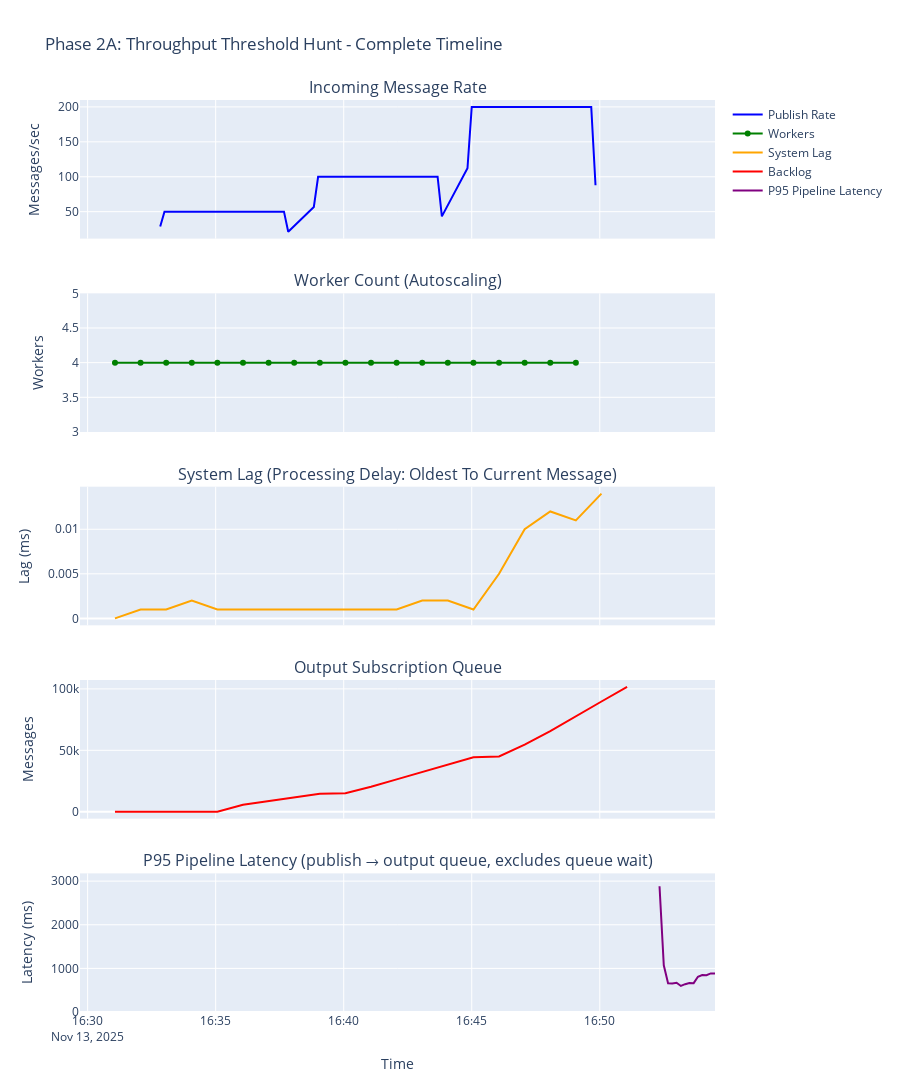

Write notebook code for a chart like this one.
### Markdown cell above
### 📊 How to Read the VisualizationThe timeline visualization below shows 5 panels that track different aspects of pipeline performance. Here's what each panel tells you:#### **Panel 1: Incoming Message Rate**- **What it shows:** Messages published per second to the input Pub/Sub topic- **What to look for:**  - Flat line = steady rate (good for controlled testing)  - Spikes = burst traffic  - Gradual increase = ramp test pattern- **Interpretation:** This is your **input load** - what you're sending to the pipeline#### **Panel 2: Worker Count (Autoscaling)**- **What it shows:** Number of active Dataflow workers over time- **What to look for:**  - Flat line = no autoscaling needed  - Step up = autoscaling triggered (workers being added)  - Step down = scale-down (workers being removed after low load period)- **Interpretation:** Shows when pipeline capacity changes. Worker provisioning takes **2-4 minutes**, so you'll see a delay between load increase and worker scale-up.#### **Panel 3: System Lag (Processing Delay: Oldest To Current Message)**- **What it shows:** How far behind real-time the pipeline is processing (in milliseconds)- **What to look for:**  - Near-zero lag = pipeline keeping up with real-time  - Increasing lag = pipeline falling behind  - High lag (>60s) = serious capacity issues- **Interpretation:** This is your **real-time health indicator**. Rising lag means you need more workers or better machine type.#### **Panel 4: Output Subscription Queue**- **What it shows:** Number of messages waiting in the output Pub/Sub subscription- **What to look for:**  - Zero or low = messages being consumed quickly  - Linearly increasing = messages accumulating (expected during testing)  - Very high (>10,000) = potential capacity issues- **Interpretation:** This backlog includes **both** pipeline processing queue AND messages waiting for the test framework to pull them. During tests, this will grow because we're not consuming as fast as we're producing.#### **Panel 5: P95 Pipeline Latency (publish → output queue, excludes queue wait)**- **What it shows:** 95th percentile latency from message publish to arriving in output queue- **What to look for:**  - Steady line = consistent performance  - Gradual increase = latency degrading under load  - Spikes at test end = shutdown artifacts (normal)- **Interpretation:** This is your **actual pipeline performance metric** - the one you care about most. It excludes the time messages sit in the queue waiting for the test to pull them.- **Y-axis note:** The axis is auto-scaled to focus on steady-state latency using the 99th percentile. Very high spikes (like test shutdown) may be clipped but won't distort the main trend.---**💡 Key Insights to Extract:**1. **When does autoscaling trigger?** → Look for worker count step-up in Panel 22. **What's the latency at different loads?** → Compare Panel 5 across different message rates in Panel 13. **Is the pipeline keeping up?** → Panel 3 system lag should stay near zero4. **Where's the bottleneck?** → If latency is high but system lag is low, it's windowing. If system lag is high, it's processing capacity.

### Code cell
# Visualize complete Phase 2A timelineprint("Creating comprehensive Phase 2A visualization...")print(f"This shows all {len(SUSTAINED_TESTS)} sustained load tests in sequence\n")# Combine all test results and latenciescombined_result = {    'test_id': 'phase2a-combined',    'test_name': 'Phase 2A - All Sustained Tests',    'start_time': phase2a_start,    'end_time': phase2a_end,    'message_data': pd.concat([r['message_data'] for r in phase2a_results], ignore_index=True)}combined_latency = pd.concat(phase2a_latencies, ignore_index=True)fig = plot_combined_timeline(    test_results=combined_result,    combined_metrics=phase2a_metrics,    latency_df=combined_latency,    test_name="Phase 2A: Throughput Threshold Hunt - Complete Timeline")fig.show()print("\n💡 This visualization shows:")print(f"   - Message rate progression: {SUSTAINED_TESTS[0]['target_rate']} → {SUSTAINED_TESTS[-1]['target_rate']} msg/sec")print(f"   - Worker scaling behavior over {len(SUSTAINED_TESTS)} tests")print(f"   - System lag and backlog buildup")print(f"   - P95 latency trends as load increases")

### Figure 1 — Plotly figure (JSON) as saved in the notebook; plotly's stock layout.template omitted (floating-point values rounded to 4 significant figures)
{"data": [{"line": {"color": "blue", "width": 2}, "mode": "lines", "name": "Publish Rate", "type": "scatter", "x": ["2025-11-13T16:32:50", "2025-11-13T16:33:00", "2025-11-13T16:33:10", "2025-11-13T16:33:20", "2025-11-13T16:33:30", "2025-11-13T16:33:40", "2025-11-13T16:33:50", "2025-11-13T16:34:00", "2025-11-13T16:34:10", "2025-11-13T16:34:20", "2025-11-13T16:34:30", "2025-11-13T16:34:40", "2025-11-13T16:34:50", "2025-11-13T16:35:00", "2025-11-13T16:35:10", "2025-11-13T16:35:20", "2025-11-13T16:35:30", "2025-11-13T16:35:40", "2025-11-13T16:35:50", "2025-11-13T16:36:00", "2025-11-13T16:36:10", "2025-11-13T16:36:20", "2025-11-13T16:36:30", "2025-11-13T16:36:40", "2025-11-13T16:36:50", "2025-11-13T16:37:00", "2025-11-13T16:37:10", "2025-11-13T16:37:20", "2025-11-13T16:37:30", "2025-11-13T16:37:40", "2025-11-13T16:37:50", "2025-11-13T16:38:50", "2025-11-13T16:39:00", "2025-11-13T16:39:10", "2025-11-13T16:39:20", "2025-11-13T16:39:30", "2025-11-13T16:39:40", "2025-11-13T16:39:50", "2025-11-13T16:40:00", "2025-11-13T16:40:10", "2025-11-13T16:40:20", "2025-11-13T16:40:30", "2025-11-13T16:40:40", "2025-11-13T16:40:50", "2025-11-13T16:41:00", "2025-11-13T16:41:10", "2025-11-13T16:41:20", "2025-11-13T16:41:30", "2025-11-13T16:41:40", "2025-11-13T16:41:50", "2025-11-13T16:42:00", "2025-11-13T16:42:10", "2025-11-13T16:42:20", "2025-11-13T16:42:30", "2025-11-13T16:42:40", "2025-11-13T16:42:50", "2025-11-13T16:43:00", "2025-11-13T16:43:10", "2025-11-13T16:43:20", "2025-11-13T16:43:30", "2025-11-13T16:43:40", "2025-11-13T16:43:50", "2025-11-13T16:44:50", "2025-11-13T16:45:00", "2025-11-13T16:45:10", "2025-11-13T16:45:20", "2025-11-13T16:45:30", "2025-11-13T16:45:40", "2025-11-13T16:45:50", "2025-11-13T16:46:00", "2025-11-13T16:46:10", "2025-11-13T16:46:20", "2025-11-13T16:46:30", "2025-11-13T16:46:40", "2025-11-13T16:46:50", "2025-11-13T16:47:00", "2025-11-13T16:47:10", "2025-11-13T16:47:20", "2025-11-13T16:47:30", "2025-11-13T16:47:40", "2025-11-13T16:47:50", "2025-11-13T16:48:00", "2025-11-13T16:48:10", "2025-11-13T16:48:20", "2025-11-13T16:48:30", "2025-11-13T16:48:40", "2025-11-13T16:48:50", "2025-11-13T16:49:00", "2025-11-13T16:49:10", "2025-11-13T16:49:20", "2025-11-13T16:49:30", "2025-11-13T16:49:40", "2025-11-13T16:49:50"], "xaxis": "x", "y": [28.7, 50.0, 50.0, 50.0, 50.0, 50.0, 50.0, 50.0, 50.0, 50.0, 50.0, 50.0, 50.0, 50.0, 50.0, 50.0, 50.0, 50.0, 50.0, 50.0, 50.0, 50.0, 50.0, 50.0, 50.0, 50.0, 50.0, 50.0, 50.0, 50.0, 21.3, 56.8, 100.0, 100.0, 100.0, 100.0, 100.0, 100.0, 100.0, 100.0, 100.0, 100.0, 100.0, 100.0, 100.0, 100.0, 100.0, 100.0, 100.0, 100.0, 100.0, 100.0, 100.0, 100.0, 100.0, 100.0, 100.0, 100.0, 100.0, 100.0, 100.0, 43.2, 112.1, 200.0, 200.0, 200.0, 200.0, 200.0, 200.0, 200.0, 200.0, 200.0, 200.0, 200.0, 200.0, 200.0, 200.0, 200.0, 200.0, 200.0, 200.0, 200.0, 200.0, 200.0, 200.0, 200.0, 200.0, 200.0, 200.0, 200.0, 200.0, 200.0, 87.9], "yaxis": "y"}, {"line": {"color": "green", "width": 2}, "marker": {"size": 6}, "mode": "lines+markers", "name": "Workers", "type": "scatter", "x": ["2025-11-13T16:31:04", "2025-11-13T16:32:04", "2025-11-13T16:33:04", "2025-11-13T16:34:04", "2025-11-13T16:35:04", "2025-11-13T16:36:04", "2025-11-13T16:37:04", "2025-11-13T16:38:04", "2025-11-13T16:39:04", "2025-11-13T16:40:04", "2025-11-13T16:41:04", "2025-11-13T16:42:04", "2025-11-13T16:43:04", "2025-11-13T16:44:04", "2025-11-13T16:45:04", "2025-11-13T16:46:04", "2025-11-13T16:47:04", "2025-11-13T16:48:04", "2025-11-13T16:49:04"], "xaxis": "x2", "y": [4.0, 4.0, 4.0, 4.0, 4.0, 4.0, 4.0, 4.0, 4.0, 4.0, 4.0, 4.0, 4.0, 4.0, 4.0, 4.0, 4.0, 4.0, 4.0], "yaxis": "y2"}, {"line": {"color": "orange", "width": 2}, "mode": "lines", "name": "System Lag", "type": "scatter", "x": ["2025-11-13T16:31:04", "2025-11-13T16:32:04", "2025-11-13T16:33:04", "2025-11-13T16:34:04", "2025-11-13T16:35:04", "2025-11-13T16:36:04", "2025-11-13T16:37:04", "2025-11-13T16:38:04", "2025-11-13T16:39:04", "2025-11-13T16:40:04", "2025-11-13T16:41:04", "2025-11-13T16:42:04", "2025-11-13T16:43:04", "2025-11-13T16:44:04", "2025-11-13T16:45:04", "2025-11-13T16:46:04", "2025-11-13T16:47:04", "2025-11-13T16:48:04", "2025-11-13T16:49:04", "2025-11-13T16:50:04"], "xaxis": "x3", "y": [0.0, 0.001, 0.001, 0.002, 0.001, 0.001, 0.001, 0.001, 0.001, 0.001, 0.001, 0.001, 0.002, 0.002, 0.001, 0.005, 0.01, 0.012, 0.011, 0.014], "yaxis": "y3"}, {"line": {"color": "red", "width": 2}, "mode": "lines", "name": "Backlog", "type": "scatter", "x": ["2025-11-13T16:31:04", "2025-11-13T16:32:04", "2025-11-13T16:33:04", "2025-11-13T16:34:04", "2025-11-13T16:35:04", "2025-11-13T16:36:04", "2025-11-13T16:37:04", "2025-11-13T16:38:04", "2025-11-13T16:39:04", "2025-11-13T16:40:04", "2025-11-13T16:41:04", "2025-11-13T16:42:04", "2025-11-13T16:43:04", "2025-11-13T16:44:04", "2025-11-13T16:45:04", "2025-11-13T16:46:04", "2025-11-13T16:47:04", "2025-11-13T16:48:04", "2025-11-13T16:49:04", "2025-11-13T16:50:04", "2025-11-13T16:51:04"], "xaxis": "x4", "y": [0.0, 0.0, 0.0, 0.0, 0.0, 5689.0, 8687.0, 11690.0, 14690.0, 15000.0, 20360.0, 26360.0, 32370.0, 38350.0, 44360.0, 45000.0, 54630.0, 65630.0, 77890.0, 89750.0, 101600.0], "yaxis": "y4"}, {"line": {"color": "purple", "width": 2}, "mode": "lines", "name": "P95 Pipeline Latency", "type": "scatter", "x": ["2025-11-13T16:52:20", "2025-11-13T16:52:30", "2025-11-13T16:52:40", "2025-11-13T16:52:50", "2025-11-13T16:53:00", "2025-11-13T16:53:10", "2025-11-13T16:53:20", "2025-11-13T16:53:30", "2025-11-13T16:53:40", "2025-11-13T16:53:50", "2025-11-13T16:54:00", "2025-11-13T16:54:10", "2025-11-13T16:54:20", "2025-11-13T16:54:30"], "xaxis": "x5", "y": [2884.0, 1071.0, 657.6, 654.1, 670.1, 596.7, 637.7, 665.4, 661.1, 809.1, 846.3, 843.7, 884.5, 881.0], "yaxis": "y5"}], "layout": {"annotations": [{"font": {"size": 16}, "showarrow": false, "text": "Incoming Message Rate", "x": 0.5, "xanchor": "center", "xref": "paper", "y": 1, "yanchor": "bottom", "yref": "paper"}, {"font": {"size": 16}, "showarrow": false, "text": "Worker Count (Autoscaling)", "x": 0.5, "xanchor": "center", "xref": "paper", "y": 0.788, "yanchor": "bottom", "yref": "paper"}, {"font": {"size": 16}, "showarrow": false, "text": "System Lag (Processing Delay: Oldest To Current Message)", "x": 0.5, "xanchor": "center", "xref": "paper", "y": 0.576, "yanchor": "bottom", "yref": "paper"}, {"font": {"size": 16}, "showarrow": false, "text": "Output Subscription Queue", "x": 0.5, "xanchor": "center", "xref": "paper", "y": 0.364, "yanchor": "bottom", "yref": "paper"}, {"font": {"size": 16}, "showarrow": false, "text": "P95 Pipeline Latency (publish → output queue, excludes queue wait)", "x": 0.5, "xanchor": "center", "xref": "paper", "y": 0.152, "yanchor": "bottom", "yref": "paper"}], "height": 1200, "hovermode": "x unified", "showlegend": true, "title": {"text": "Phase 2A: Throughput Threshold Hunt - Complete Timeline"}, "xaxis": {"anchor": "y", "domain": [0, 1], "matches": "x5", "showticklabels": false}, "xaxis2": {"anchor": "y2", "domain": [0, 1], "matches": "x5", "showticklabels": false}, "xaxis3": {"anchor": "y3", "domain": [0, 1], "matches": "x5", "showticklabels": false}, "xaxis4": {"anchor": "y4", "domain": [0, 1], "matches": "x5", "showticklabels": false}, "xaxis5": {"anchor": "y5", "domain": [0, 1], "title": {"text": "Time"}}, "yaxis": {"anchor": "x", "domain": [0.848, 1], "title": {"text": "Messages/sec"}}, "yaxis2": {"anchor": "x2", "domain": [0.636, 0.788], "title": {"text": "Workers"}}, "yaxis3": {"anchor": "x3", "domain": [0.424, 0.576], "title": {"text": "Lag (ms)"}}, "yaxis4": {"anchor": "x4", "domain": [0.212, 0.364], "title": {"text": "Messages"}}, "yaxis5": {"anchor": "x5", "domain": [0, 0.152], "range": [0, 3178.0], "title": {"text": "Latency (ms)"}}}}
